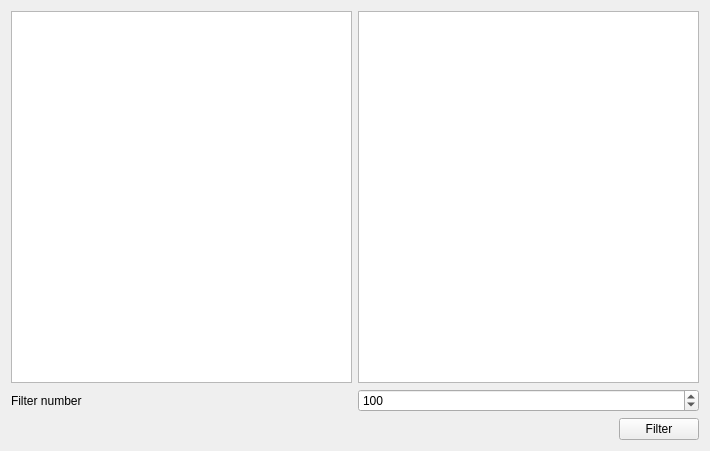
<?xml version="1.0" encoding="UTF-8"?>
<ui version="4.0">
 <class>Widget</class>
 <widget class="QWidget" name="Widget">
  <property name="geometry">
   <rect>
    <x>0</x>
    <y>0</y>
    <width>710</width>
    <height>451</height>
   </rect>
  </property>
  <property name="windowTitle">
   <string>Widget</string>
  </property>
  <layout class="QVBoxLayout" name="verticalLayout">
   <item>
    <layout class="QHBoxLayout" name="horizontalLayout">
     <item>
      <widget class="QListWidget" name="originalList"/>
     </item>
     <item>
      <widget class="QListWidget" name="filteredList"/>
     </item>
    </layout>
   </item>
   <item>
    <layout class="QHBoxLayout" name="horizontalLayout_2">
     <item>
      <widget class="QLabel" name="label">
       <property name="text">
        <string>Filter number</string>
       </property>
      </widget>
     </item>
     <item>
      <widget class="QSpinBox" name="filterSpinBox">
       <property name="minimum">
        <number>1</number>
       </property>
       <property name="maximum">
        <number>9999</number>
       </property>
       <property name="value">
        <number>100</number>
       </property>
      </widget>
     </item>
    </layout>
   </item>
   <item>
    <layout class="QHBoxLayout" name="horizontalLayout_3">
     <item>
      <spacer name="horizontalSpacer">
       <property name="orientation">
        <enum>Qt::Horizontal</enum>
       </property>
       <property name="sizeHint" stdset="0">
        <size>
         <width>40</width>
         <height>20</height>
        </size>
       </property>
      </spacer>
     </item>
     <item>
      <widget class="QPushButton" name="filterButton">
       <property name="text">
        <string>Filter</string>
       </property>
      </widget>
     </item>
    </layout>
   </item>
  </layout>
 </widget>
 <layoutdefault spacing="6" margin="11"/>
 <resources/>
 <connections/>
</ui>
